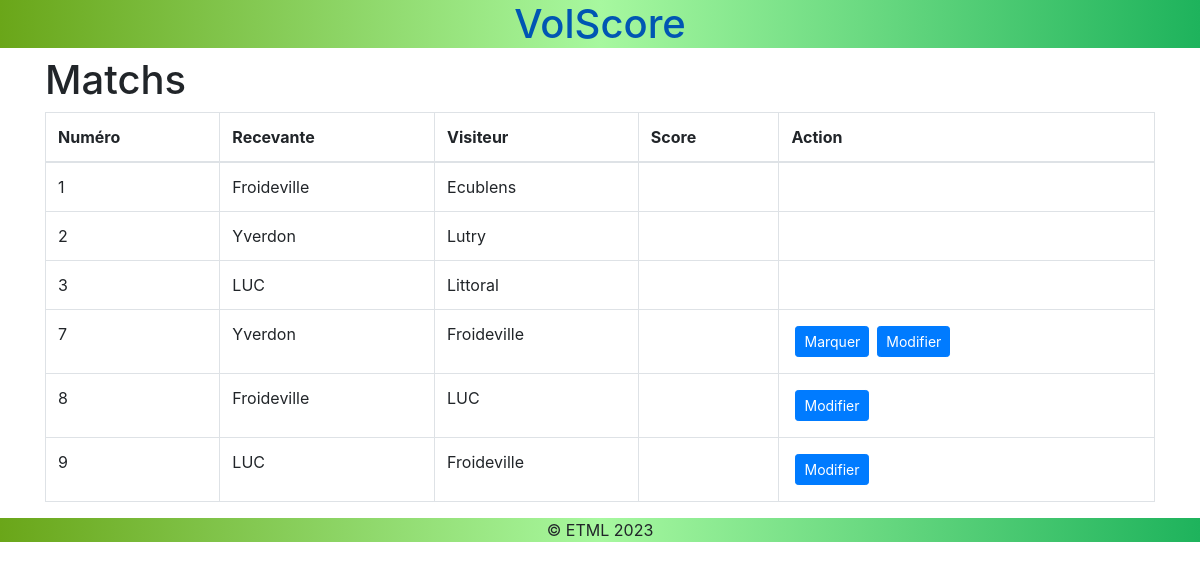
The page /?action=games on the database its author committed.
### tables this page shows
CREATE TABLE `games` (
  `id` int NOT NULL AUTO_INCREMENT,
  `type` varchar(45) NOT NULL,
  `level` varchar(45) NOT NULL,
  `category` varchar(45) NOT NULL,
  `league` varchar(45) NOT NULL,
  `location` varchar(45) DEFAULT NULL,
  `venue` varchar(45) DEFAULT NULL,
  `moment` datetime DEFAULT NULL,
  `receiving_id` int NOT NULL,
  `visiting_id` int NOT NULL,
  `toss` int NOT NULL DEFAULT '0' COMMENT 'Receiving: 1, Visiting: 2',
  PRIMARY KEY (`id`),
  KEY `fk_games_teams_idx` (`receiving_id`),
  KEY `fk_games_teams1_idx` (`visiting_id`),
  CONSTRAINT `fk_games_teams` FOREIGN KEY (`receiving_id`) REFERENCES `teams` (`id`) ON DELETE CASCADE,
  CONSTRAINT `fk_games_teams1` FOREIGN KEY (`visiting_id`) REFERENCES `teams` (`id`) ON DELETE CASCADE
);

CREATE TABLE `teams` (
  `id` int NOT NULL AUTO_INCREMENT,
  `name` varchar(45) NOT NULL,
  PRIMARY KEY (`id`),
  UNIQUE KEY `name_UNIQUE` (`name`)
);

### controller/controller.php (called while the page is built, shortened)
<?php
function showGames() {
    $games = VolscoreDb::getGames();
    require_once 'view/games.php';
}
?>

### model/VolscoreDB.php (called while the page is built, shortened)
<?php
class VolscoreDB implements IVolscoreDb {
    public static function connexionDB()
    {
        $PDO = new PDO("mysql:host=$hostname; port=$portnumber; dbname=$database;", $username, $password);
        $PDO->setAttribute(PDO::ATTR_ERRMODE, PDO::ERRMODE_EXCEPTION);
        $PDO->setAttribute(PDO::ATTR_DEFAULT_FETCH_MODE, PDO::FETCH_ASSOC);
        return $PDO;
    }
    public static function getGames() : array
    {
        try
        {
            $dbh = self::connexionDB();
            $query =
                "SELECT games.id as number, type, level,category,league,receiving_id as receivingTeamId,r.name as receivingTeamName,visiting_id as visitingTeamId,v.name as visitingTeamName,location as place,venue,moment ".
                "FROM games INNER JOIN teams r ON games.receiving_id = r.id INNER JOIN teams v ON games.visiting_id = v.id";
            $statement = $dbh->prepare($query);
            $statement->setFetchMode(PDO::FETCH_ASSOC);
            $statement->execute();
            $res = [];
            while ($rec = $statement->fetch()) {
                $game = new Game($rec);
                $game->scoreReceiving = 0;
                $game->scoreVisiting = 0;
                foreach (self::getSets($game) as $set) {
                    if (VolscoreDB::setIsOver($set)) {
                        if ($set->scoreReceiving > $set->scoreVisiting) {
                            $game->scoreReceiving++;
                        } else {
                            $game->scoreVisiting++;
                        }
                    }
                }
                $res[] = $game;
            }
            return $res;
        } catch (PDOException $e) {
            print 'Error!:' . $e->getMessage() . '<br/>';
            return null;
        }
    }
    public static function getSets($game) : array
    {
        $dbh = self::connexionDB();
        $res = array();
        $query = "SELECT sets.id, number, start, end, game_id, ".
        "(SELECT COUNT(points.id) FROM points WHERE team_id = receiving_id and set_id = sets.id) as recscore, ".
        "(SELECT COUNT(points.id) FROM points WHERE team_id = visiting_id and set_id = sets.id) as visscore ".
        "FROM games INNER JOIN sets ON games.id = sets.game_id ".
        "WHERE game_id = $game->number ".
        "ORDER BY sets.number";
        $statement = $dbh->prepare($query);
        $statement->execute();
        return $res;
      }
}
?>

### model/Game.php (called while the page is built, shortened)
<?php
class Game extends Model {
    public $moment;
    public function isMarkable() : bool {
        return (date('Y-m-d') === date('Y-m-d',strtotime($this->moment)));
    }
    public function isEditable() : bool {
        return (date('Y-m-d H:i') < date('Y-m-d H:i',strtotime($this->moment)));
    }
}

### view/games.php (the view, shortened to what this page needs)
<h1>Matchs</h1>
<table class="table table-bordered">
    <thead>
        <tr><th>Numéro</th><th>Recevante</th><th>Visiteur</th><th>Score</th><th>Action</th></tr>
    </thead>
    <tbody>
    <?php
    foreach ($games as $game)
    {
        echo "<tr><td>".$game->number."</td><td>".$game->receivingTeamName."</td><td>".$game->visitingTeamName."</td><td>".(($game->scoreReceiving+$game->scoreVisiting) > 0 ? $game->scoreReceiving."-".$game->scoreVisiting : "")."</td><td>";
        if ($game->isMarkable()) {
            echo "<a href='?action=mark&id=".$game->number."' class='btn btn-sm btn-primary m-1'>Marquer</a>";
        }
        if ($game->isEditable()) {
            echo "<a href='?action=edit&id=".$game->number."' class='btn btn-sm btn-primary m-1'>Modifier</a>";
        }
        echo "</td></tr>";
    }
    ?>
    </tbody>
</table>
<?php
$content = ob_get_clean();
require_once 'gabarit.php';
?>

### index.php (shortened to what this page needs)
<?php
$action = isset($_GET['action']) ? $_GET['action'] : 'home';
require_once 'controller/controller.php';
require_once 'model/VolscoreDB.php';
switch ($action)
{
    case 'games':
        showGames();
        break;
}
?>

### gabarit.php (shortened to what this page needs)
<!DOCTYPE html>
<html lang="en">
<head>
    <link rel="stylesheet" href="/node_modules/bootstrap/dist/css/bootstrap.css">
    <link rel="stylesheet" href="/css/styles.css">
    <link rel="stylesheet" href="/css/gamesheet.css">
</head>
<body>
<header class="text-center">
    <a href="/" style="text-decoration:none;"><h1>VolScore</h1></a>
</header>
<div class="container">
<?= $content ?>
</div>
<footer class="text-center">
    <p>© ETML 2023</p>
</footer>
</body>
</html>

### css/styles.css (style rules this page uses)
header, footer { background: linear-gradient(0.25turn, #6aa619, #a7f89f, #1eb35c); }
td, th { vertical-align: top; padding-left: 20px; }

### rows shown on the page
games: id "1", receiving.name "Froideville", visiting.name "Ecublens"
games: id "2", receiving.name "Yverdon", visiting.name "Lutry"
games: id "3", receiving.name "LUC", visiting.name "Littoral"
games: id "7", receiving.name "Yverdon", visiting.name "Froideville"
games: id "8", receiving.name "Froideville", visiting.name "LUC"
games: id "9", receiving.name "LUC", visiting.name "Froideville"
